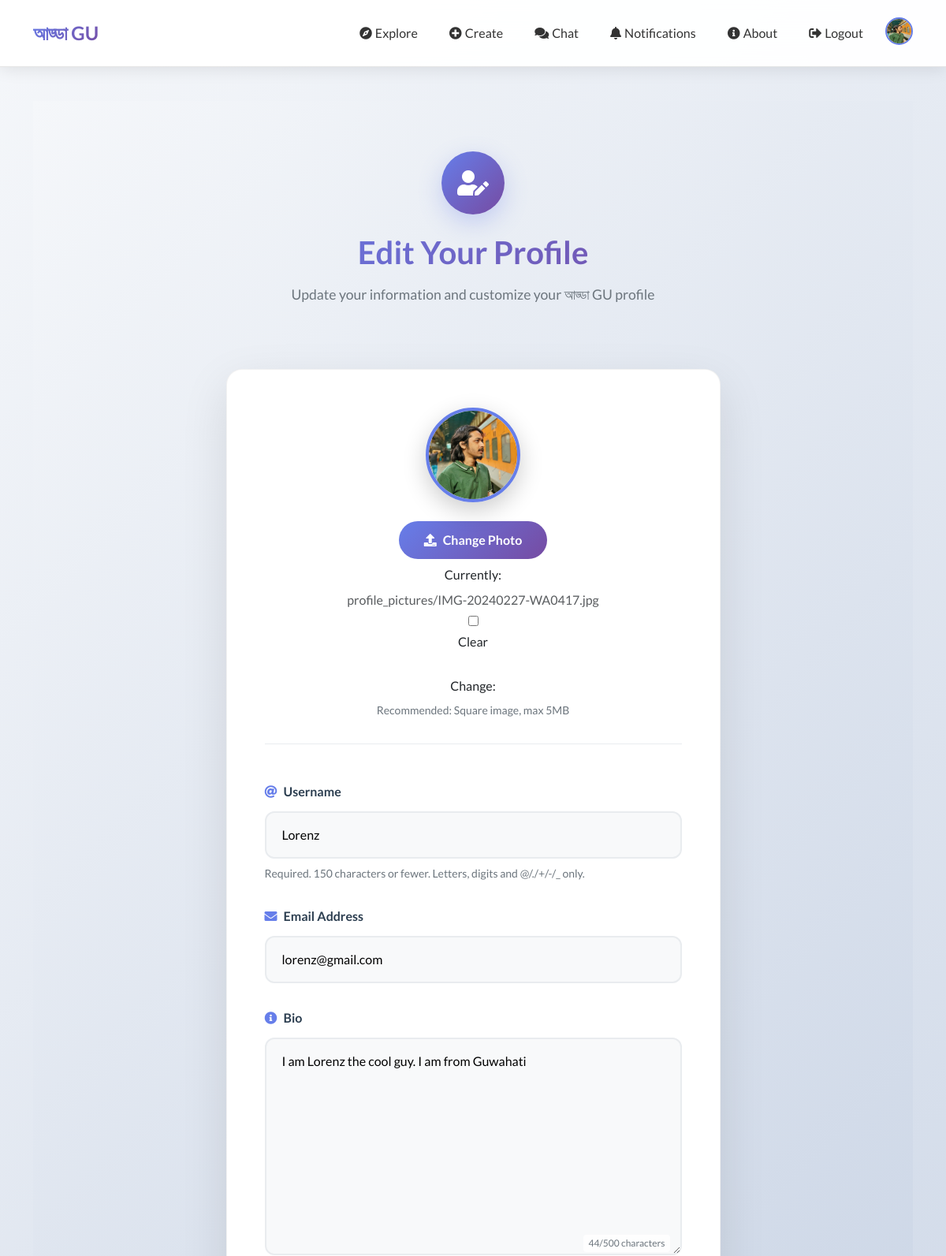
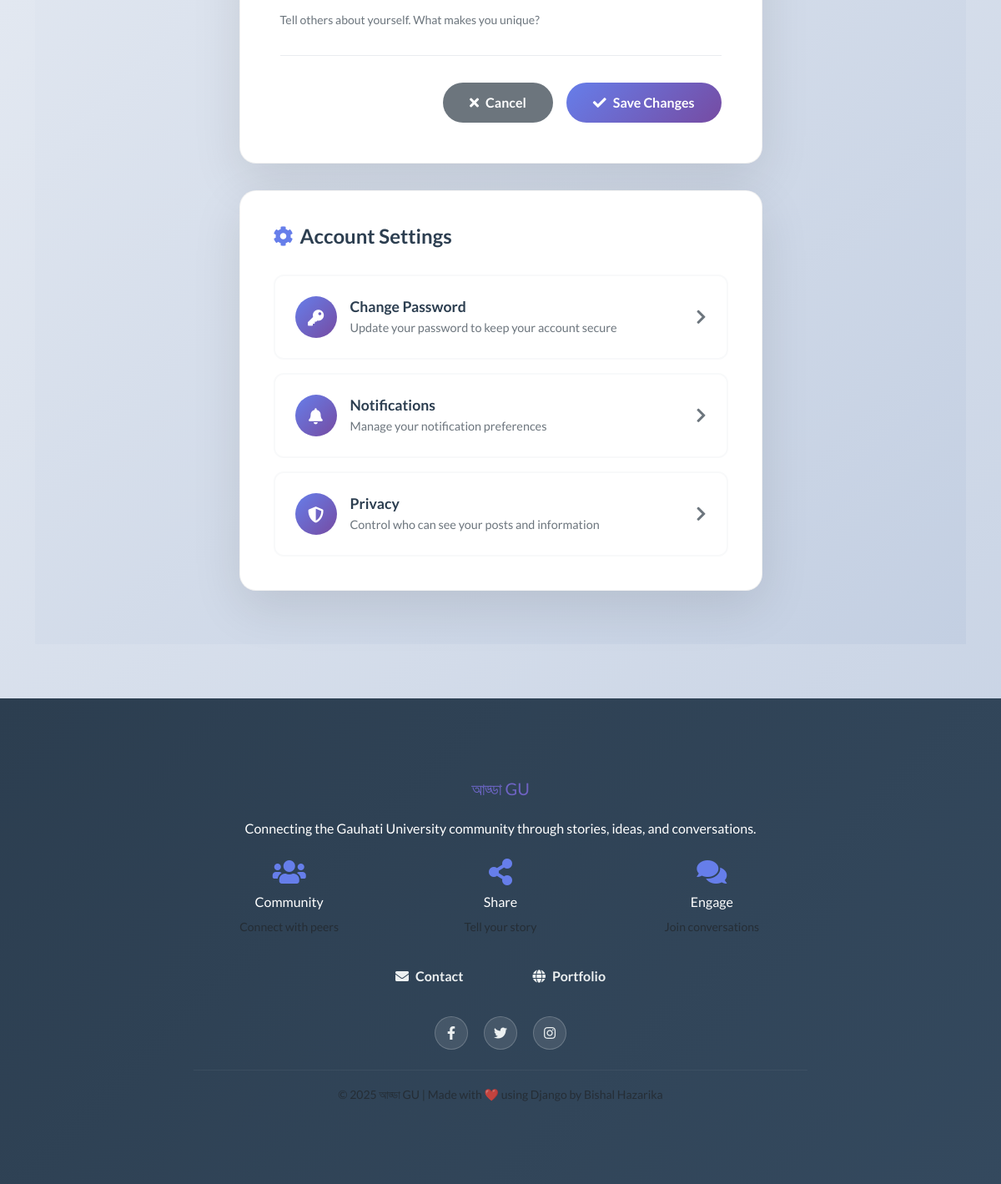
/users/edit_profile/ (signed in), run on the app's committed database (2 pictures, top to bottom).
### users/models.py (models this page shows, shortened)
class CustomUser(AbstractUser):
    bio = models.TextField(blank=True, null=True)
    profile_picture = models.ImageField(upload_to='profile_pictures/',blank=True,null=True)
    followers = models.ManyToManyField('self', related_name='following', symmetrical=False, blank=True)

### users/views.py (the view)
# urls.py: path('edit_profile/', views.edit_profile_view, name='edit_profile'),
@login_required
def edit_profile_view(request):
    if request.method == 'POST':
        form = CustomUserChangeForm(request.POST, request.FILES, instance=request.user)
        if form.is_valid():
            form.save()
            return redirect('profile')
    else:
        form = CustomUserChangeForm(instance=request.user)
    return render(request, 'users/edit_profile.html', {'form': form})

### users/forms.py
class CustomUserChangeForm( UserChangeForm):
    class Meta:
        model = CustomUser
        fields = ('username', 'email', 'bio', 'profile_picture')

### users/templates/users/edit_profile.html (shortened to what this page needs)
{% extends 'base.html' %}
{% block content %}
<div class="edit-profile-container">
    <div class="profile-header">
        <div class="container">
            <div class="row justify-content-center">
                <div class="col-lg-8">
                    <div class="header-content text-center">
                        <div class="header-icon">
                            <i class="fas fa-user-edit"></i>
                        </div>
                        <h1 class="header-title">Edit Your Profile</h1>
                        <p class="header-subtitle">Update your information and customize your আড্ডা GU profile</p>
                    </div>
                </div>
            </div>
        </div>
    </div>
    <div class="container">
        <div class="row justify-content-center">
            <div class="col-lg-8 col-xl-7">
                <div class="profile-form-card">
                    <form method="post" enctype="multipart/form-data" class="edit-profile-form">
                        <div class="profile-picture-section">
                            <div class="current-avatar">
                                {% if user.profile_picture %}
                                    <img id="currentAvatar" src="{{ user.profile_picture.url }}" alt="Current Profile Picture" class="avatar-img">
                                {% else %}
                                    <div id="currentAvatar" class="avatar-placeholder">
                                        <i class="fas fa-user"></i>
                                        <span>{{ user.username.0|upper }}</span>
                                    </div>
                                {% endif %}
                            </div>
                            <div class="avatar-upload">
                                <label for="{{ form.profile_picture.id_for_label }}" class="upload-btn">
                                    <i class="fas fa-upload me-2"></i>Change Photo
                                </label>
                                {{ form.profile_picture }}
                                <small class="upload-help">Recommended: Square image, max 5MB</small>
                            </div>
                        </div>
                        <div class="form-fields">
                            <div class="form-group-modern">
                                <label for="{{ form.username.id_for_label }}" class="form-label">
                                    <i class="fas fa-at me-2"></i>Username
                                </label>
                                <div class="form-control-wrapper">
                                    {{ form.username }}
                                </div>
                                {% if form.username.help_text %}
                                    <small class="form-help">{{ form.username.help_text }}</small>
                                {% endif %}
                            </div>
                            <div class="form-group-modern">
                                <label for="{{ form.email.id_for_label }}" class="form-label">
                                    <i class="fas fa-envelope me-2"></i>Email Address
                                </label>
                                <div class="form-control-wrapper">
                                    {{ form.email }}
                                </div>
                            </div>
                            <div class="form-group-modern">
                                <label for="{{ form.bio.id_for_label }}" class="form-label">
                                    <i class="fas fa-info-circle me-2"></i>Bio
                                </label>
                                <div class="form-control-wrapper">
                                    {{ form.bio }}
                                    <div class="char-counter">
                                        <span id="charCount">0</span>/500 characters
                                    </div>
                                </div>
                                <small class="form-help">Tell others about yourself. What makes you unique?</small>
                            </div>
                        </div>
                        <div class="form-actions">
                            <a href="{% url 'profile' %}" class="btn btn-secondary btn-cancel">
                                <i class="fas fa-times me-2"></i>Cancel
                            </a>
                            <button type="submit" class="btn btn-primary btn-save">
                                <i class="fas fa-check me-2"></i>Save Changes
                            </button>
                        </div>
                    </form>
                </div>
                <div class="settings-card">
                    <h3 class="settings-title">
                        <i class="fas fa-cog me-2"></i>Account Settings
                    </h3>
                    <div class="settings-grid">
                        <div class="setting-item">
                            <div class="setting-icon">
                                <i class="fas fa-key"></i>
                            </div>
                            <div class="setting-info">
                                <h4>Change Password</h4>
                                <p>Update your password to keep your account secure</p>
                            </div>
                            <a href="#" class="setting-action">
                                <i class="fas fa-chevron-right"></i>
                            </a>
                        </div>
                        <div class="setting-item">
                            <div class="setting-icon">
                                <i class="fas fa-bell"></i>
                            </div>
                            <div class="setting-info">
                                <h4>Notifications</h4>
                                <p>Manage your notification preferences</p>
                            </div>
                            <a href="#" class="setting-action">
                                <i class="fas fa-chevron-right"></i>
                            </a>
                        </div>
                        <div class="setting-item">
                            <div class="setting-icon">
                                <i class="fas fa-shield-alt"></i>
                            </div>
                            <div class="setting-info">
                                <h4>Privacy</h4>
                                <p>Control who can see your posts and information</p>
                            </div>
                            <a href="#" class="setting-action">
                                <i class="fas fa-chevron-right"></i>
                            </a>
                        </div>
                    </div>
                </div>
            </div>
        </div>
    </div>
</div>
{% endblock %}

### users/templates/base.html (shortened to what this page needs)
{% load static %}
<!DOCTYPE html>
<html data-bs-theme="light">
<head>
    <link rel="stylesheet" href="{% static 'users/assets/bootstrap/css/bootstrap.min.css' %}">
    <link rel="stylesheet" href="{% static 'users/assets/fonts/fontawesome-all.min.css' %}">
    <link rel="stylesheet" href="{% static 'users/assets/css/pikaday.min.css' %}">
    <link rel="stylesheet" href="{% static 'users/explore/css/animate.min.css' %}">
    <link rel="stylesheet" href="{% static 'users/explore/css/Navbar-Right-Links-Dark-icons.css' %}">
</head>
<body>
    <nav class="navbar navbar-expand-lg fixed-top">
        <div class="container">
            <a class="navbar-brand" href="{% url 'home' %}">আড্ডা GU</a>
            <div class="collapse navbar-collapse" id="navbarNav">
                <ul class="navbar-nav ms-auto">
                    <li class="nav-item">
                        <a class="nav-link {% if request.resolver_match.url_name == 'home' %}active{% endif %}" href="{% url 'home' %}">
                            <i class="fas fa-compass me-1"></i><span>Explore</span>
                        </a>
                    </li>
                    {% if user.is_authenticated %}
                        <li class="nav-item">
                            <a class="nav-link {% if request.resolver_match.url_name == 'create_post' %}active{% endif %}" href="{% url 'create_post' %}">
                                <i class="fas fa-plus-circle me-1"></i><span>Create</span>
                            </a>
                        </li>
                        <li class="nav-item">
                            <a class="nav-link position-relative {% if request.resolver_match.url_name == 'chat_list' %}active{% endif %}" href="{% url 'chat_list' %}">
                                <i class="fas fa-comments me-1"></i><span>Chat</span>
                            </a>
                        </li>
                        <li class="nav-item">
                            <a class="nav-link position-relative {% if request.resolver_match.url_name == 'notifications' %}active{% endif %}" href="{% url 'notifications' %}">
                                <i class="fas fa-bell me-1"></i><span>Notifications</span>
                            </a>
                        </li>
                        <li class="nav-item">
                            <a class="nav-link {% if request.resolver_match.url_name == 'about' %}active{% endif %}" href="{% url 'about' %}">
                                <i class="fas fa-info-circle me-1"></i><span>About</span>
                            </a>
                        </li>
                        <li class="nav-item">
                            <a class="nav-link" href="{% url 'logout' %}">
                                <i class="fas fa-sign-out-alt me-1"></i><span>Logout</span>
                            </a>
                        </li>
                        <li class="nav-item ms-2">
                            <a href="{% url 'profile' %}" class="d-flex align-items-center">
                                {% if user.profile_picture %}
                                    <img class="rounded-circle profile-img" src="{{ user.profile_picture.url }}" alt="Profile">
                                {% else %}
                                    <img class="rounded-circle profile-img" src="https://via.placeholder.com/35/667eea/ffffff?text={{ user.username.0|upper }}" alt="Profile">
                                {% endif %}
                            </a>
                        </li>
                    {% endif %}
                </ul>
            </div>
        </div>
    </nav>
    <div class="container mt-5 content">
        {% block content %}{% endblock %}
    </div>
    <footer class="text-center">
        <div class="container py-5">
            <div class="row">
                <div class="col-md-8 mx-auto">
                    <h5 class="mb-4" style="background: linear-gradient(135deg, #667eea 0%, #764ba2 100%); -webkit-background-clip: text; -webkit-text-fill-color: transparent; background-clip: text;">আড্ডা GU</h5>
                    <p class="mb-4">Connecting the Gauhati University community through stories, ideas, and conversations.</p>
                    <div class="row text-center mb-4">
                        <div class="col-4">
                            <div class="mb-2">
                                <i class="fas fa-users fa-2x" style="color: #667eea;"></i>
                            </div>
                            <h6>Community</h6>
                            <small class="text-muted">Connect with peers</small>
                        </div>
                        <div class="col-4">
                            <div class="mb-2">
                                <i class="fas fa-share-alt fa-2x" style="color: #667eea;"></i>
                            </div>
                            <h6>Share</h6>
                            <small class="text-muted">Tell your story</small>
                        </div>
                        <div class="col-4">
                            <div class="mb-2">
                                <i class="fas fa-comments fa-2x" style="color: #667eea;"></i>
                            </div>
                            <h6>Engage</h6>
                            <small class="text-muted">Join conversations</small>
                        </div>
                    </div>
                    <div class="mb-4">
                        <a class="btn btn-outline-light btn-sm me-3" href="mailto:bishal.dmj888@gmail.com">
                            <i class="fas fa-envelope me-2"></i>Contact
                        </a>
                        <a class="btn btn-outline-light btn-sm" href="https://bishalhazarika.pythonanywhere.com/" target="_blank">
                            <i class="fas fa-globe me-2"></i>Portfolio
                        </a>
                    </div>
                    <div class="social-links mb-4">
                        <a href="#" class="social-link me-3">
                            <i class="fab fa-facebook-f"></i>
                        </a>
                        <a href="#" class="social-link me-3">
                            <i class="fab fa-twitter"></i>
                        </a>
                        <a href="#" class="social-link">
                            <i class="fab fa-instagram"></i>
                        </a>
                    </div>
                    <hr style="border-color: rgba(255,255,255,0.2);">
                    <p class="mb-0 text-muted">
                        <small>© 2025 আড্ডা GU | Made with ❤️ using Django by Bishal Hazarika</small>
                    </p>
                </div>
            </div>
        </div>
    </footer>
</body>
</html>

### users/templates/base.html (style rules this page uses)
html, body { height: 100%; font-family: 'Lato', sans-serif; }
body { display: flex; flex-direction: column; background: linear-gradient(135deg, #f5f7fa 0%, #c3cfe2 100%); min-height: 100vh; }
.navbar { margin-bottom: 0 !important; backdrop-filter: blur(20px); background: rgba(255, 255, 255, 0.95) !important; border-bottom: 1px solid rgba(0, 0, 0, 0.1); box-shadow: 0 2px 20px rgba(0, 0, 0, 0.1); transition: all 0.3s ease; }
.navbar-brand { font-weight: 700 !important; font-size: 1.5rem !important; background: linear-gradient(135deg, #667eea 0%, #764ba2 100%); -webkit-background-clip: text; -webkit-text-fill-color: transparent; background-clip: text; }
.nav-link { font-weight: 500 !important; color: #333 !important; border-radius: 25px !important; padding: 8px 16px !important; margin: 0 4px !important; transition: all 0.3s ease !important; }
.content { flex: 1; padding-top: 80px; }
.navbar .profile-img { width: 35px; height: 35px; border: 2px solid #667eea; transition: transform 0.2s ease; }
footer { background: linear-gradient(135deg, #2c3e50 0%, #34495e 100%) !important; color: white; padding: 3rem 0; margin-top: 4rem; }
footer a { color: #ecf0f1 !important; transition: color 0.3s ease; }
.social-link { display: inline-flex; align-items: center; justify-content: center; width: 40px; height: 40px; background: rgba(255, 255, 255, 0.1); color: white; border-radius: 50%; text-decoration: none; transition: all 0.3s ease; border: 1px solid rgba(255, 255, 255, 0.2); }
html { scroll-behavior: smooth; }

### data on the page
CustomUser: profile_picture (picture), username "Lorenz", email "lorenz@gmail.com", bio "I am Lorenz the cool guy. I am from Guwahati"
